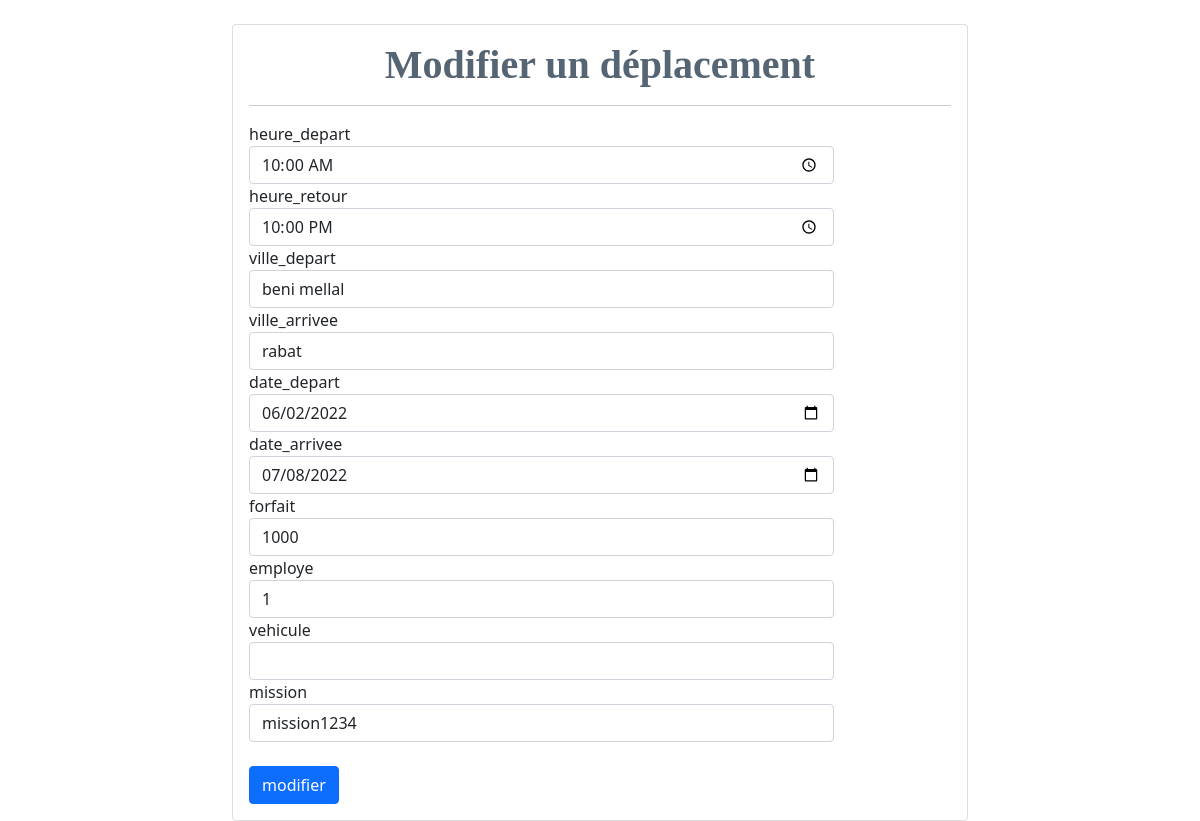
/Application-Gestion-Deplacements/updateDeplacement.php?id_deplacement=1, run on the app's committed database.
### tables this page shows
CREATE TABLE IF NOT EXISTS `deplacement` (
  `id_deplacement` int(10) NOT NULL AUTO_INCREMENT,
  `heure_depart` varchar(6) NOT NULL,
  `heure_retour` varchar(6) NOT NULL,
  `ville_depart` varchar(30) NOT NULL,
  `ville_arrivee` varchar(30) NOT NULL,
  `date_depart` date NOT NULL,
  `date_arrivee` date NOT NULL,
  `forfait` int(10) NOT NULL,
  `nb_jours` int(10) DEFAULT NULL,
  `nb_repas` int(10) DEFAULT NULL,
  `id_employe` int(50) NOT NULL,
  `id_mission` int(10) NOT NULL,
  PRIMARY KEY (`id_deplacement`),
  KEY `id_mission` (`id_mission`),
  KEY `id_employe` (`id_employe`)
);

### Application-Gestion-Deplacements/updateDeplacement.php (the view, shortened to what this page needs)
<?php
require_once("connect.php");
include_once('includes/header.php');
$mis="select * from mission";
$miss=mysqli_query($con,$mis);
$id_deplacement =$_GET['id_deplacement'];
$selsql="select * from deplacement
where id_deplacement='$id_deplacement' ";
$res=mysqli_query($con,$selsql);
$row=mysqli_fetch_assoc($res);
?>
<!DOCTYPE html>
<html lang="en">
<head>
</head>
<body>
<div class="container">
        <div class="row ">
            <div class="col-md-8 mx-auto mt-4">
               <div class="card">
                  <div class=" card-body">
                     <form class="form-horizontal" id="form" method="post" action="updateDeplacement.php?id_deplacement=<?php echo $row['id_deplacement'];?>">
                      <fieldset>
                      <legend><h1 class="card-title "style="color:#566573  ;font-family:Times New Roman, Times,sans-serif;" ><center><b>Modifier un déplacement</b></center></h1></legend>
                      <hr>
                      <div class="form-group">
                         <label for="heure_depart" class="col-lg-2 control-label">heure_depart</label>
                      <div class="col-lg-10">
                          <input type="time" class="form-control" id="heure_depart" name="heure_depart" placeholder="heure_depart" value="<?php echo $row['heure_depart'];?>">
                       </div>
                       </div>
                       <div class="form-group">
                           <label for="heure_retour" class="col-lg-2 control-label">heure_retour</label>
                        <div class="col-lg-10">
                            <input type="time" class="form-control" id="heure_retour" name="heure_retour" placeholder="heure_retour" value="<?php echo $row['heure_retour'];?>">
                        </div>
                        </div>
                        <div class="form-group">
                            <label for="ville_depart" class="col-lg-2 control-label">ville_depart</label>
                        <div class="col-lg-10">
                             <input type="text" class="form-control" id="ville_depart" name="ville_depart" placeholder="ville_depart" value="<?php echo $row['ville_depart'];?>">
                        </div>
                        </div>
                        <div class="form-group">
                             <label for="ville_arrivee" class="col-lg-2 control-label">ville_arrivee</label>
                        <div class="col-lg-10">
                                <input type="text" class="form-control" id="ville_arrivee" name="ville_arrivee" placeholder="ville_arrivee" value="<?php echo $row['ville_arrivee'];?>">
                        </div>
                        </div>
                        <div class="form-group">
                             <label for="date_depart" class="col-lg-2 control-label">date_depart</label>
                        <div class="col-lg-10">
                                <input type="date" class="form-control" id="date_depart" name="date_depart" placeholder="date_depart" value="<?php echo $row['date_depart'];?>">
                        </div>
                        </div>
                        <div class="form-group">
                                <label for="date_arrivee" class="col-lg-2 control-label">date_arrivee</label>
                        <div class="col-lg-10">
                                <input type="date" class="form-control" id="date_arrivee" name="date_arrivee" placeholder="date_arrivee" value="<?php echo $row['date_arrivee'];?>">
                        </div>
                        </div>
                        <div class="form-group">
                                <label for="forfait" class="col-lg-2 control-label">forfait</label>
                        <div class="col-lg-10">
                                <input type="number" class="form-control" id="forfait" name="forfait" placeholder="forfait" value="<?php echo $row['forfait'];?>">
                        </div>
                        </div>
                        <div class="form-group">
                            <label for="id_employe" class="col-lg-2 control-label">employe</label>
                            <div class="col-lg-10">
                                <input type="text" class="form-control" id="id_employe" name="id_employe" value="<?php echo $row['id_employe'];?>">
                            </div>
                        </div>
                        <div class="form-group">
                            <label for="id_vehicule" class="col-lg-2 control-label">vehicule</label>
                            <div class="col-lg-10">
                                <input type="text" class="form-control" id="id_vehicule" name="id_vehicule" value="<?php echo $row['id_vehicule'];?>">
                            </div>
                        </div>
                        <div class="form-group">
                            <label for="id_mission" class="col-lg-2 control-label">mission</label>
                            <div class="col-lg-10">
                                <select class="form-control" name="id_mission" id="id_mission"><?php while($row=mysqli_fetch_array($miss)): ?>
                                    <option value="<?php echo ($row['0']);?>"><?php echo($row['1']);?></option>
                                    <?php endwhile?>
                                </select>
                            </div>
                        </div>
                        <div class="form-group">
                        <div class="col-lg-10 col-lg-offset-2">
                                <br><button type="update" class="btn btn-primary" id="update" name="update">modifier</button>
                        </div>
                        </div>
                   </fieldset>
                </form>
          </div>
        </div>
    </div>
</div>
</div>
</body>
</html>

### Application-Gestion-Deplacements/includes/style.css (style rules this page uses)
body { background-color: aquamarine; }

### data on the page
deplacement: heure_depart "10:00", heure_retour "22:00", ville_depart "beni mellal", ville_arrivee "rabat", date_depart "06/02/2022", date_arrivee "07/08/2022", forfait "1000", id_employe "1"

### other printed values
form field id_mission "mission1234"
